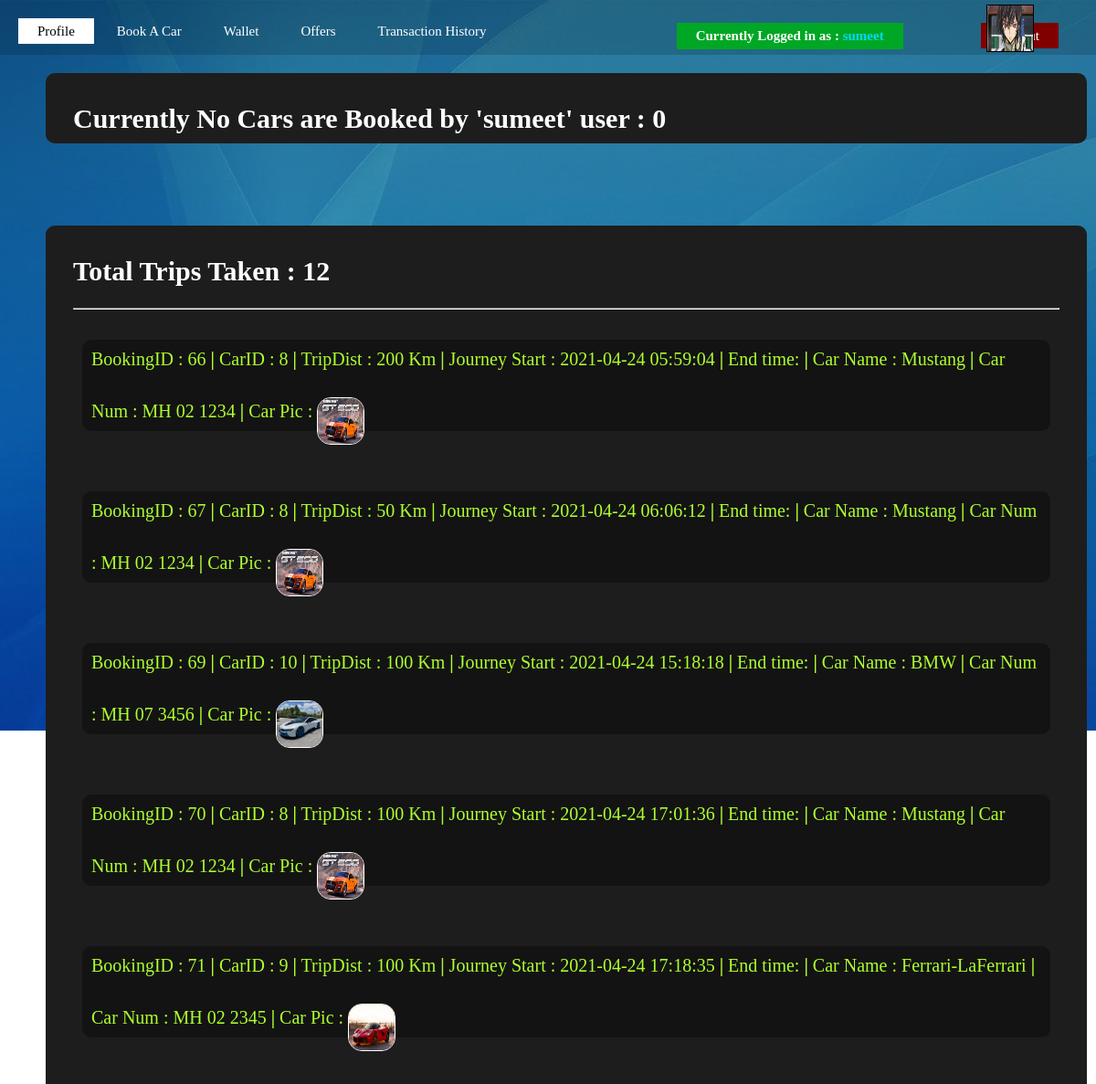
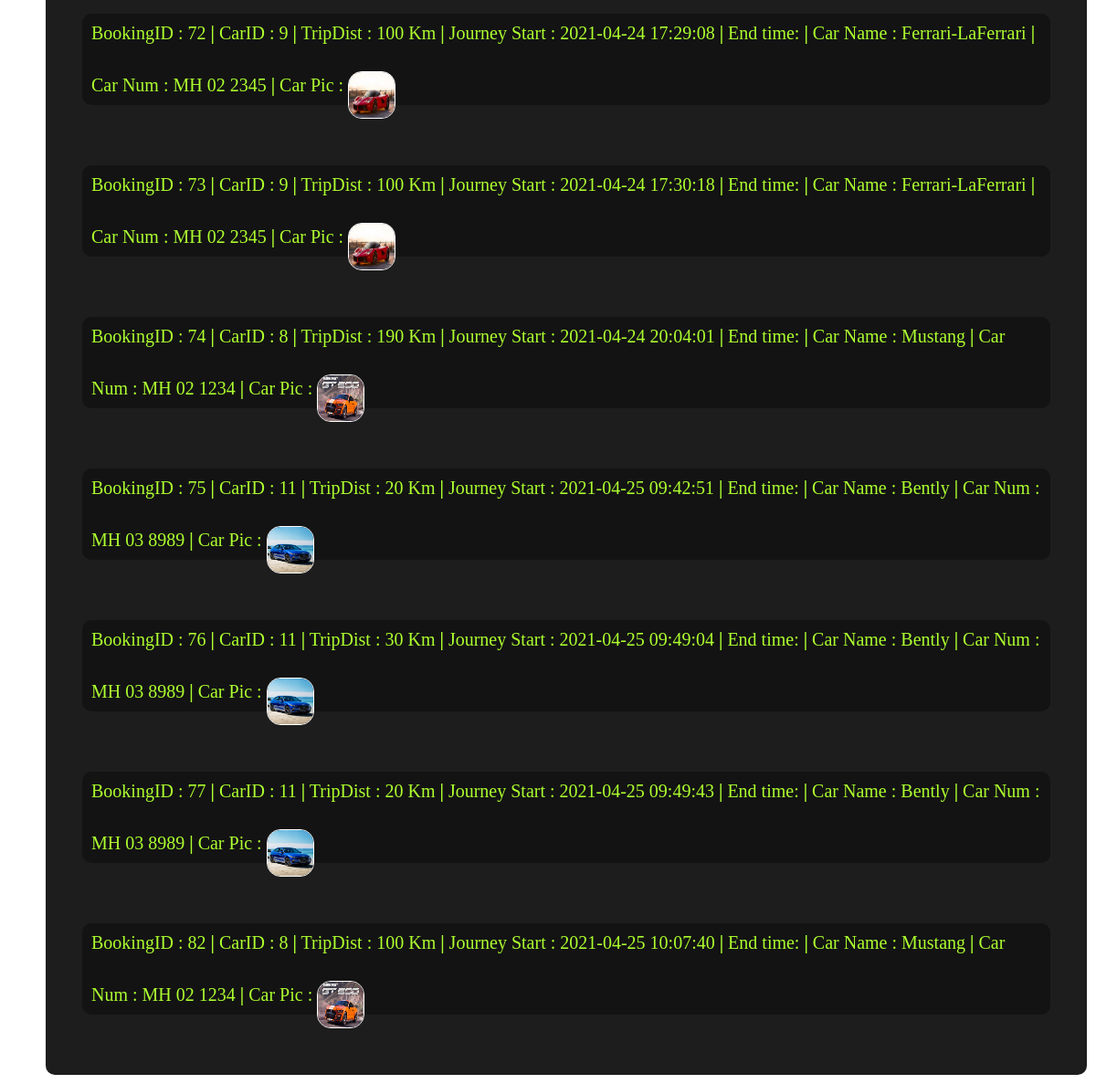
Page /profile.php (signed in) on the committed database (2 pictures, top to bottom).
### tables this page shows
CREATE TABLE `alltrips` (
  `tripid` bigint(20) NOT NULL,
  `userid` int(11) NOT NULL,
  `carid` bigint(20) NOT NULL,
  `completed` varchar(1) NOT NULL,
  `timestampbook` timestamp NOT NULL DEFAULT current_timestamp(),
  `timestampreturn` timestamp NULL DEFAULT NULL,
  `tripdist` bigint(11) DEFAULT 0,
  `triprating` float DEFAULT NULL
);

CREATE TABLE `cars` (
  `carid` bigint(20) NOT NULL,
  `carname` varchar(100) NOT NULL,
  `availability` varchar(1) NOT NULL,
  `carpic` varchar(100) NOT NULL,
  `carnum` varchar(100) NOT NULL,
  `cardist` bigint(20) NOT NULL DEFAULT 0,
  `carrating` float NOT NULL
);

### functionsignup.php (called while the page is built, shortened)
<?php
	function ExecuteQuery ($SQL)
	{
		$con=mysqli_connect ("localhost", "root","");
		mysqli_select_db ($con,"accounts");
		$rows = mysqli_query ($con,$SQL);
		return $rows;
	}
?>

### profile.php (the view, shortened to what this page needs)
<?php
    include 'functionsignup.php';
    if($_GET['id']){
        $variable = $_GET['id'];
        echo $variable;
    }
    else{
        $username = $_SESSION['username'];
    }
?>
<html>
    <head>
        <link rel = "stylesheet" href = "admin.css">
        <link rel = "stylesheet" href = "bookacar.css">
        <link rel = "stylesheet" href = "profile.css">
    </head>
    <body>
        <div class="mainpage">
            <div class="navbar">
                        <ul>
                            <li class="active"><a href="profile.php"> Profile </a></li>
                            <li><a href="bookacar.php"> Book A Car </a></li>
                            <li><a href="wallet.php"> Wallet </a></li>
                            <li><a href="viewoffers.php"> Offers </a></li>
                            <li><a href="viewtransaction.php"> Transaction History </a></li>
                        </ul>
            </div>
            <div class="navbar2">
                    <ul class="nav">
                    <li><img class="image"  src = '<?= $_SESSION['avatar'] ?>' width="50" height="50" style="border: 1px solid black" > </li>
                    <li class ="reference"><b>Currently Logged in as : </b><div class = "profilename"> <b><?= $_SESSION['username'] ?></b> </div> </li>
                        <li><a href="logout.php"> Logout </a></li>
                    </ul>
            </div>
            <div class="lists">
                <div class="carlist">
                    <?php
                        $strk = "SELECT getUserid('$username') as id";
                        $resultk = ExecuteQuery($strk);
                        $rowk = mysqli_fetch_assoc($resultk);
                        $variable = $rowk['id'];
                        $strr = "SELECT * from alltrips where userid = '$variable' and completed = 'U' ";
                        $resultr = ExecuteQuery($strr);
                        $rowr = mysqli_fetch_assoc($resultr);
                        $no_rows = mysqli_num_rows($resultr);
                        $bookingid = $rowr['tripid'];
                        $userid = $rowr['userid'];
                        $tripstart = $rowr['timestampbook'];
                        $tripend = $rowr['timestampreturn'];
                        $carid = $rowr['carid'];
                        if($no_rows == 1)
                        {
                            echo "<br/>";
                            echo "<h2>  Currently Number of Booked Cars (Limit - 1) : ";
                            echo $no_rows;
                            echo "</h2>";
                            echo "<br/>";
                            echo "<hr>";
                            echo "<br/>";
                            echo "<div class='single'>";
                            echo "BookingID : ";
                            echo $bookingid;
                            echo " <b>|</b> ";
                            echo "UserID : ";
                            echo $userid;
                            echo " <b>|</b> ";
                            echo "CarID : ";
                            echo $carid;
                            echo " <b>|</b> ";
                            echo "Trip Start : ";
                            echo $tripstart;
                            echo " <b>|</b> ";
                            echo "Trip End : ";
                            echo $tripend;
                            echo " <b>|</b> ";
                            $strsk = "SELECT * from cars where carid = '$carid' ";
                            $resultsk = ExecuteQuery($strsk);
                            $rowsk = mysqli_fetch_assoc($resultsk);
                            $carname = $rowsk['carname'];
                            $carnum = $rowsk['carnum'];
                            $carpic = $rowsk['carpic'];
                            $avail = $rowsk['availability'];
                            echo "Car Name : ";
                            echo $carname;
                            echo " <b>|</b> ";
                            echo "Car Num : ";
                            echo $carnum;
                            echo " <b>|</b> ";
                            echo "Availability : ";
                            echo $avail;
                            echo " <b>|</b> ";
                            echo "Car Pic : ";
                            echo "<img class='carimg' src='$carpic' width= '50' height='50' style='border: 1px solid white'>";
                            echo " <b>|</b> ";
                            echo "<a class='bookbtn' href='transaction.php'> <b> Return </b> </a>";
                            echo "</div>";
                            echo "<br/><br/>";
                        }
                        else
                        {
                            echo "<br/>";
                            echo "<h2>  Currently No Cars are Booked by '$username' user :  ";
                            echo $no_rows;
                            echo "</h2>";
                        }
                    ?>
                </div>
            </div>
            <div class="lists">
                <div class="carlist">
                    <?php
                        $strr = "SELECT * from alltrips where userid = '$variable' and completed != 'U' ";
                        $resultr = ExecuteQuery($strr);
                        $no_rows = mysqli_num_rows($resultr);
                        echo "<br/>";
                        echo "<h2>  Total Trips Taken : ";
                        echo $no_rows;
                        echo "</h2>";
                        echo "<br/>";
                        echo "<hr>";
                        echo "<br/>";
                        if($no_rows >= 1)
                        {
                            while($rowr = mysqli_fetch_assoc($resultr)){
                                $bookingid = $rowr['tripid'];
                                $timestamp = $rowr['timestampbook'];
                                $carid = $rowr['carid'];
                                $tripdist = $rowr['tripdist'];
                                echo "<div class='single'>";
                                echo "BookingID : ";
                                echo $bookingid;
                                echo " <b>|</b> ";
                                echo "CarID : ";
                                echo $carid;
                                echo " <b>|</b> ";
                                echo "TripDist : ";
                                echo $tripdist;
                                echo " Km <b>|</b> ";
                                echo "Journey Start : ";
                                echo $timestamp;
                                echo " <b>|</b> ";
                                echo "End time: ";
                                echo " <b>|</b> ";
                                $strsk = "SELECT * from cars where carid = '$carid' ";
                                $resultsk = ExecuteQuery($strsk);
                                $rowsk = mysqli_fetch_assoc($resultsk);
                                $carname = $rowsk['carname'];
                                $carnum = $rowsk['carnum'];
                                $carpic = $rowsk['carpic'];
                                echo "Car Name : ";
                                echo $carname;
                                echo " <b>|</b> ";
                                echo "Car Num : ";
                                echo $carnum;
                                echo " <b>|</b> ";
                                echo "Car Pic : ";
                                echo "<img class='carimg' src='$carpic' width= '50' height='50' style='border: 1px solid white'>";
                                echo "</div>";
                                echo "<br/><br/>";
                            }
                        }
                        else
                        {
                            echo "<br/>";
                            echo "<h2>  No Trips Taken :  ";
                            echo $no_rows;
                            echo "</h2>";
                        }
                    ?>
                </div>
            </div>
        </div>
    </body>
</html>

### admin.css (style rules this page uses)
* { margin:0; padding:0; }
.mainpage { height: 100%; background-image:linear-gradient(rgba(0,0,0,0.3),rgba(0,0,0,0)) ,url(bg2.jpg); background-position: center; background-size: cover; }
.navbar { padding-left: 20px; padding-right: 20px; z-index: 10; position: fixed; float: left; height: 60px; width: 100%; background-image: linear-gradient(rgba(0,0,0,0.15),rgba(0, 0, 0, 0.15)); }
ul { list-style: none; float: left; margin-top: 25px; margin-right: 20px; }
ul li { display: inline-block; }
ul li a { text-decoration: none; color: #fff; padding: 5px 20px; border: 1px solid transparent; font-size: 15px; }
ul li.active a { color: black; background-color: white; }
.navbar2 { float: right; z-index: 20; position: fixed; margin-top: 0; margin-bottom: 10px; height: 60px; width: 50%; left: 50%; }
.nav { float :right }
.nav li { margin-top: 0; display: inline-block; color: white; margin-bottom: -100px; padding: 5px 20px; border: 1px solid transparent; font-size: 15px; }
.nav li a { margin-left: 60px; background-color: rgb(128, 0, 0); }
.profilename { display: inline-block; color: rgb(0, 217, 255); }
.image { position: fixed; top: 5px; left: 91%; }
.reference { margin-top: 0; text-decoration: none; color: black; padding: 50px 0px; border: 1px solid transparent; font-size: 15px; color: black; background-color: rgb(0, 167, 36); }
.lists { border-radius: 10px; top: 10%; background-color: rgb(29, 29, 29); color: greenyellow; float: left; width: auto; height: auto; font-size: 20px; padding: 10px 30px; margin: 10px 30px; display: block; }
.single { background-color: rgb(19, 19, 19); padding: 10px 10px; margin: 10px 10px; border-radius: 10px; }
h2 { color: white; }
hr { color: yellow; }
.carimg { border-radius: 15px; display: inline-block; position: relative; top: 15px; }

### bookacar.css (style rules this page uses)
.lists { border-radius: 10px; top: 10%; background-color: rgb(29, 29, 29); color: greenyellow; float: left; width: 90%; height: auto; font-size: 20px; padding: 10px 30px; margin-top: 80px; margin-left: 50px; display: block; }
.single { background-color: rgb(19, 19, 19); padding: 10px 10px; margin: 10px 10px; border-radius: 10px; }
h2 { color: white; }
hr { color: yellow; }
.carimg { border-radius: 15px; display: inline-block; position: relative; top: 30px; }
.active { color: black; background-color: white; }

### profile.css (style rules this page uses)
* { margin:0; padding:0; }
.mainpage { height: 100%; background-image:linear-gradient(rgba(0,0,0,0.3),rgba(0,0,0,0)) ,url(bg2.jpg); background-position: center; background-size: cover; }
.navbar { padding-left: 20px; padding-right: 20px; z-index: 10; position: fixed; float: left; height: 60px; width: 100%; background-image: linear-gradient(rgba(0,0,0,0.15),rgba(0, 0, 0, 0.15)); }
ul { list-style: none; float: left; margin-top: 25px; margin-right: 20px; }
ul li { display: inline-block; }
ul li a { text-decoration: none; color: #fff; padding: 5px 20px; border: 1px solid transparent; font-size: 15px; }
ul li.active a { color: black; background-color: white; }
.navbar2 { float: right; z-index: 20; position: fixed; margin-top: 0; margin-bottom: 10px; height: 60px; width: 50%; left: 50%; }
.nav { float :right }
.nav li { margin-top: 0; display: inline-block; color: white; margin-bottom: -100px; padding: 5px 20px; border: 1px solid transparent; font-size: 15px; }
.nav li a { margin-left: 60px; background-color: rgb(128, 0, 0); }
.profilename { display: inline-block; color: rgb(0, 217, 255); }
.image { position: fixed; top: 5px; left: 90%; }
.reference { margin-top: 0; text-decoration: none; color: black; padding: 50px 0px; border: 1px solid transparent; font-size: 15px; color: black; background-color: rgb(0, 167, 36); }

### rows in the picture
alltrips: tripid "66", carid "8", tripdist "200", timestampbook "2021-04-24 05:59:04", carid.carname "Mustang", carid.carnum "MH 02 1234", carid.carpic (picture)
alltrips: tripid "67", carid "8", tripdist "50", timestampbook "2021-04-24 06:06:12", carid.carname "Mustang", carid.carnum "MH 02 1234", carid.carpic (picture)
alltrips: tripid "69", carid "10", tripdist "100", timestampbook "2021-04-24 15:18:18", carid.carname "BMW", carid.carnum "MH 07 3456", carid.carpic (picture)
alltrips: tripid "70", carid "8", tripdist "100", timestampbook "2021-04-24 17:01:36", carid.carname "Mustang", carid.carnum "MH 02 1234", carid.carpic (picture)
alltrips: tripid "71", carid "9", tripdist "100", timestampbook "2021-04-24 17:18:35", carid.carname "Ferrari-LaFerrari", carid.carnum "MH 02 2345", carid.carpic (picture)
alltrips: tripid "72", carid "9", tripdist "100", timestampbook "2021-04-24 17:29:08", carid.carname "Ferrari-LaFerrari", carid.carnum "MH 02 2345", carid.carpic (picture)
alltrips: tripid "73", carid "9", tripdist "100", timestampbook "2021-04-24 17:30:18", carid.carname "Ferrari-LaFerrari", carid.carnum "MH 02 2345", carid.carpic (picture)
alltrips: tripid "74", carid "8", tripdist "190", timestampbook "2021-04-24 20:04:01", carid.carname "Mustang", carid.carnum "MH 02 1234", carid.carpic (picture)
alltrips: tripid "75", carid "11", tripdist "20", timestampbook "2021-04-25 09:42:51", carid.carname "Bently", carid.carnum "MH 03 8989", carid.carpic (picture)
alltrips: tripid "76", carid "11", tripdist "30", timestampbook "2021-04-25 09:49:04", carid.carname "Bently", carid.carnum "MH 03 8989", carid.carpic (picture)
alltrips: tripid "77", carid "11", tripdist "20", timestampbook "2021-04-25 09:49:43", carid.carname "Bently", carid.carnum "MH 03 8989", carid.carpic (picture)
alltrips: tripid "82", carid "8", tripdist "100", timestampbook "2021-04-25 10:07:40", carid.carname "Mustang", carid.carnum "MH 02 1234", carid.carpic (picture)

### other values in the picture
$_SESSION['username'] "sumeet"
$username "sumeet"
$no_rows "0"
$no_rows "12"
